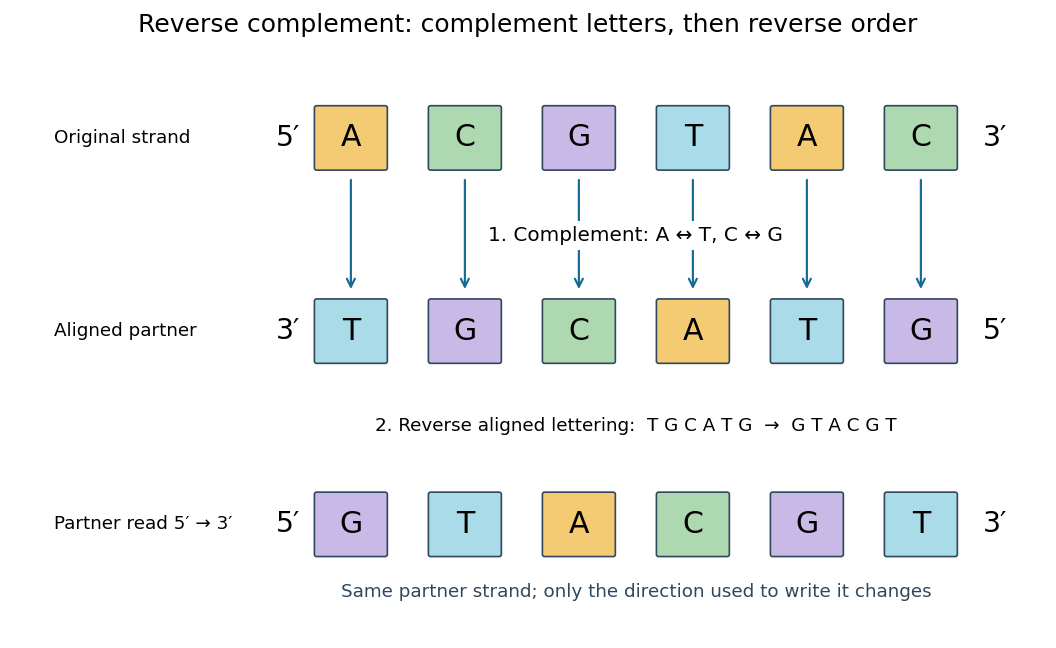

This chart was generated by the following Python code:
"""Draw complement then reverse; write dna-reverse-complement.png in CWD.

Run from _media: python ../dna-reverse-complement.py
Tested with Python 3.14.4, Matplotlib 3.10.7 and NumPy 2.3.5.
This is a sequence-operation diagram, not a drawing of molecular motion.
"""

from pathlib import Path

import matplotlib

matplotlib.use("Agg")
import matplotlib.pyplot as plt
from matplotlib.patches import FancyBboxPatch


def main():
    sequence = "ACGTAC"
    mapping = str.maketrans("ACGT", "TGCA")
    partner = sequence.translate(mapping)
    reverse_complement = partner[::-1]
    assert partner == "TGCATG" and reverse_complement == "GTACGT"
    assert reverse_complement.translate(mapping)[::-1] == sequence
    colors = {"A": "#f4cb72", "T": "#a9dce8", "G": "#c8b9e7", "C": "#add8b0"}
    ink = "#31485c"
    plt.rcParams.update({"font.size": 12, "figure.facecolor": "white"})
    fig, ax = plt.subplots(figsize=(8.8, 5.4))
    fig.subplots_adjust(left=0.03, right=0.98, top=0.87, bottom=0.05)
    ax.set(xlim=(-2.8, 6.0), ylim=(-0.65, 4.3))
    ax.axis("off")
    fig.suptitle("Reverse complement: complement letters, then reverse order", fontsize=15)
    for y, text, label, left, right in [
        (3.8, sequence, "Original strand", "5′", "3′"),
        (2.0, partner, "Aligned partner", "3′", "5′"),
        (0.2, reverse_complement, "Partner read 5′ → 3′", "5′", "3′"),
    ]:
        ax.text(-2.6, y, label, ha="left", va="center", fontsize=11)
        ax.text(-0.55, y, left, ha="center", va="center", fontsize=17)
        ax.text(5.65, y, right, ha="center", va="center", fontsize=17)
        for i, base in enumerate(text):
            ax.add_patch(FancyBboxPatch((i - 0.3, y - 0.28), 0.6, 0.56,
                                      boxstyle="round,pad=0.02", facecolor=colors[base],
                                      edgecolor=ink, zorder=3))
            ax.text(i, y, base, ha="center", va="center", fontsize=18, zorder=4)
    for i in range(6):
        ax.annotate("", (i, 2.36), (i, 3.44),
                    arrowprops={"arrowstyle": "->", "color": "#176b92", "lw": 1.3})
    ax.text(2.5, 2.89, "1. Complement: A ↔ T, C ↔ G", ha="center", va="center",
            fontsize=12, bbox={"fc": "white", "ec": "none", "pad": 3}, zorder=5)
    ax.text(2.5, 1.12, "2. Reverse aligned lettering:  T G C A T G  →  G T A C G T",
            ha="center", va="center", fontsize=11)
    ax.text(2.5, -0.48, "Same partner strand; only the direction used to write it changes",
            ha="center", fontsize=11, color=ink)
    fig.savefig(Path(Path(__file__).stem + ".png"), dpi=120,
                facecolor="white", transparent=False)
    plt.close(fig)
    print(f"{sequence} → aligned {partner} → reverse complement {reverse_complement}")


if __name__ == "__main__":
    main()
